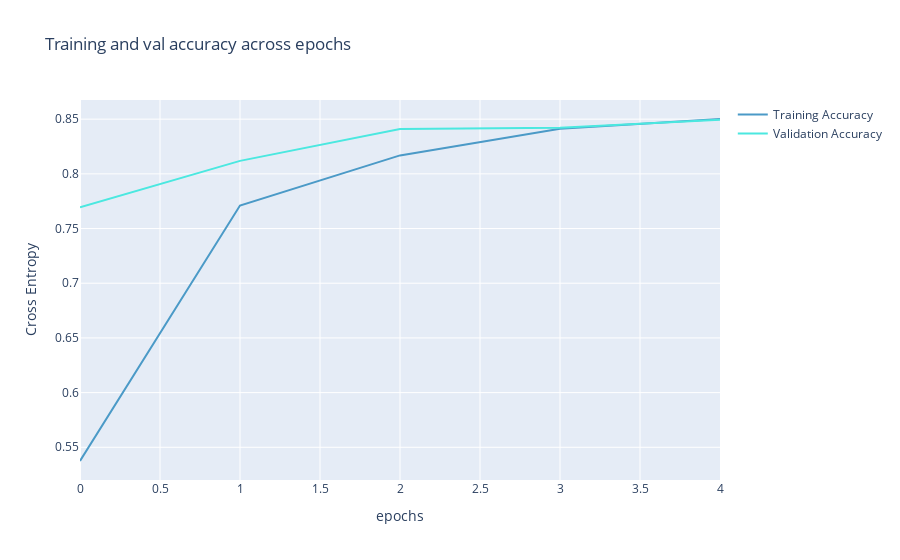

The notebook cell this image was saved under:
### Code cell
from plotly import graph_objects as go
color_chart = ["#4B9AC7", "#4BE8E0", "#9DD4F3", "#97FBF6", "#2A7FAF", "#23B1AB", "#0E3449", "#015955"]

fig = go.Figure(data=[
                      go.Scatter(
                          y=history_finetune["accuracy"],
                          name="Training Accuracy",
                          mode="lines",
                          marker=dict(
                              color=color_chart[0]
                          )),
                      go.Scatter(
                          y=history_finetune["val_accuracy"],
                          name="Validation Accuracy",
                          mode="lines",
                          marker=dict(
                              color=color_chart[1]
                          ))
])
fig.update_layout(
    title='Training and val accuracy across epochs',
    xaxis_title='epochs',
    yaxis_title='Cross Entropy'    
)
fig.show()

### Figure 1 — Plotly figure (JSON) as saved in the notebook; plotly's stock layout.template omitted (floating-point values rounded to 4 significant figures)
{"data": [{"marker": {"color": "#4B9AC7"}, "mode": "lines", "name": "Training Accuracy", "type": "scatter", "y": [0.5375, 0.7711, 0.8169, 0.8413, 0.8502]}, {"marker": {"color": "#4BE8E0"}, "mode": "lines", "name": "Validation Accuracy", "type": "scatter", "y": [0.7694, 0.8119, 0.841, 0.8422, 0.8495]}], "layout": {"title": {"text": "Training and val accuracy across epochs"}, "xaxis": {"title": {"text": "epochs"}}, "yaxis": {"title": {"text": "Cross Entropy"}}}}
